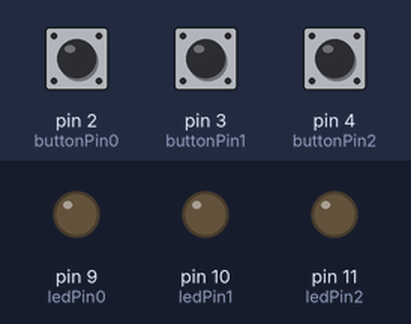
The sketch below on a simulated Arduino Uno, built with avr-gcc and run on an emulated ATmega328P. On the bench: output pins drawn as LEDs (lit = HIGH). The test bench sets the inputs (shaded band); at power-on: pin 2 (buttonPin0) HIGH, pin 3 (buttonPin1) HIGH, pin 4 (buttonPin2) HIGH.

Above: at 1.2 s.
1.3 s: pin 2 (buttonPin0) pulled LOW for 0.15 s
At 1.37 s:
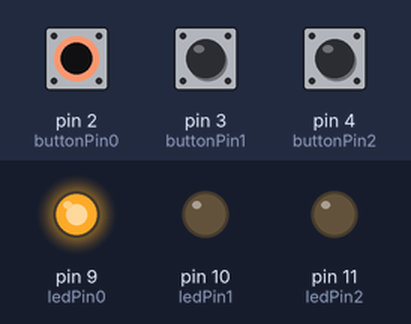
2.9 s: pin 3 (buttonPin1) pulled LOW for 0.15 s
At 2.97 s:
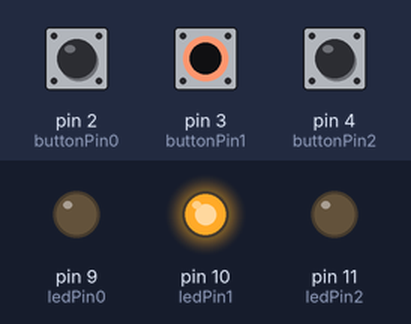
4.5 s: pin 4 (buttonPin2) pulled LOW for 0.15 s
At 4.57 s:
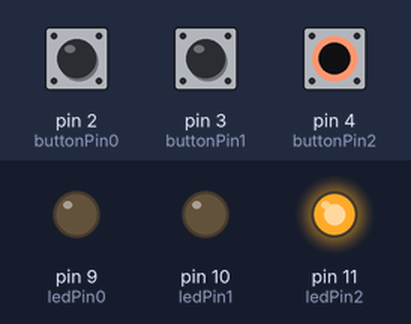
6.1 s: pin 4 (buttonPin2) pulled LOW for 3.2 s
At 10.5 s:
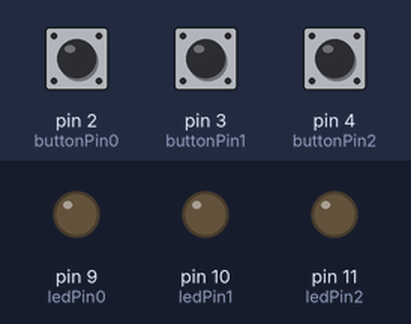
10.8 s: pin 2 (buttonPin0) pulled LOW for 3.2 s
At 11.9 s:
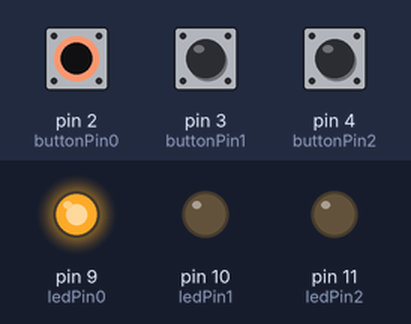
15.5 s: pin 2 (buttonPin0) driven LOW and pin 3 (buttonPin1) driven LOW
At 16.6 s:
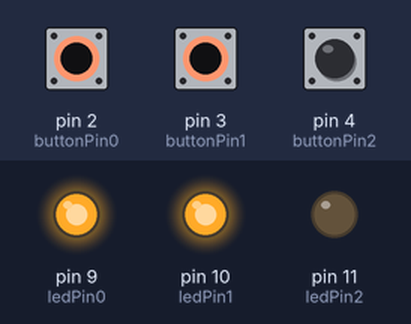
Timing chart, 0 to 18.0 s (numbered marks = the images above; inputs shaded):
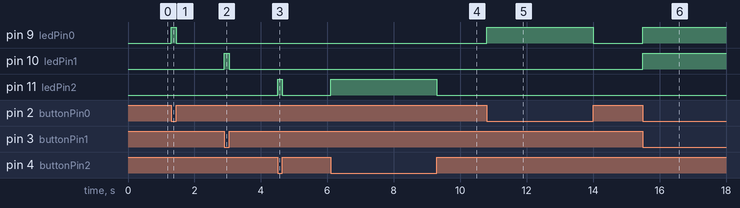

The sketch:

SimpleButtons.ino
```cpp
const int ledPin0 = 9;
const int ledPin1 = 10;
const int ledPin2 = 11;
const int buttonPin0 = 2;
const int buttonPin1 = 3;
const int buttonPin2 = 4;

void setup()
{
  // Set pin modes
  pinMode(ledPin0,OUTPUT);
  pinMode(ledPin1,OUTPUT);
  pinMode(ledPin2,OUTPUT);
  pinMode(buttonPin0,INPUT_PULLUP);
  pinMode(buttonPin1,INPUT_PULLUP);
  pinMode(buttonPin2,INPUT_PULLUP);
}

void loop()
{
  // you can do it this way ifyou need the button
  // value for something else.
  int buttonValue0 = !digitalRead(buttonPin0);
  digitalWrite(ledPin0,buttonValue0);

  // or you can just set it directly if you don't
  // need the button value for other purposes.
  digitalWrite(ledPin1,!digitalRead(buttonPin1));
  digitalWrite(ledPin2,!digitalRead(buttonPin2));
}
```

Measured:
- after the input at 1.3 s, pin 9 (ledPin0): LOW → HIGH at once, → LOW 0.15 s later
- after the input at 2.9 s, pin 10 (ledPin1): LOW → HIGH at once, → LOW 0.15 s later
- after the input at 4.5 s, pin 11 (ledPin2): LOW → HIGH at once, → LOW 0.15 s later
- after the input at 6.1 s, pin 11 (ledPin2): LOW → HIGH at once, → LOW 3.2 s later
- after the input at 10.8 s, pin 9 (ledPin0): LOW → HIGH at once, → LOW 3.2 s later
- after the input at 15.5 s, pin 9 (ledPin0), pin 10 (ledPin1): LOW → HIGH at once
